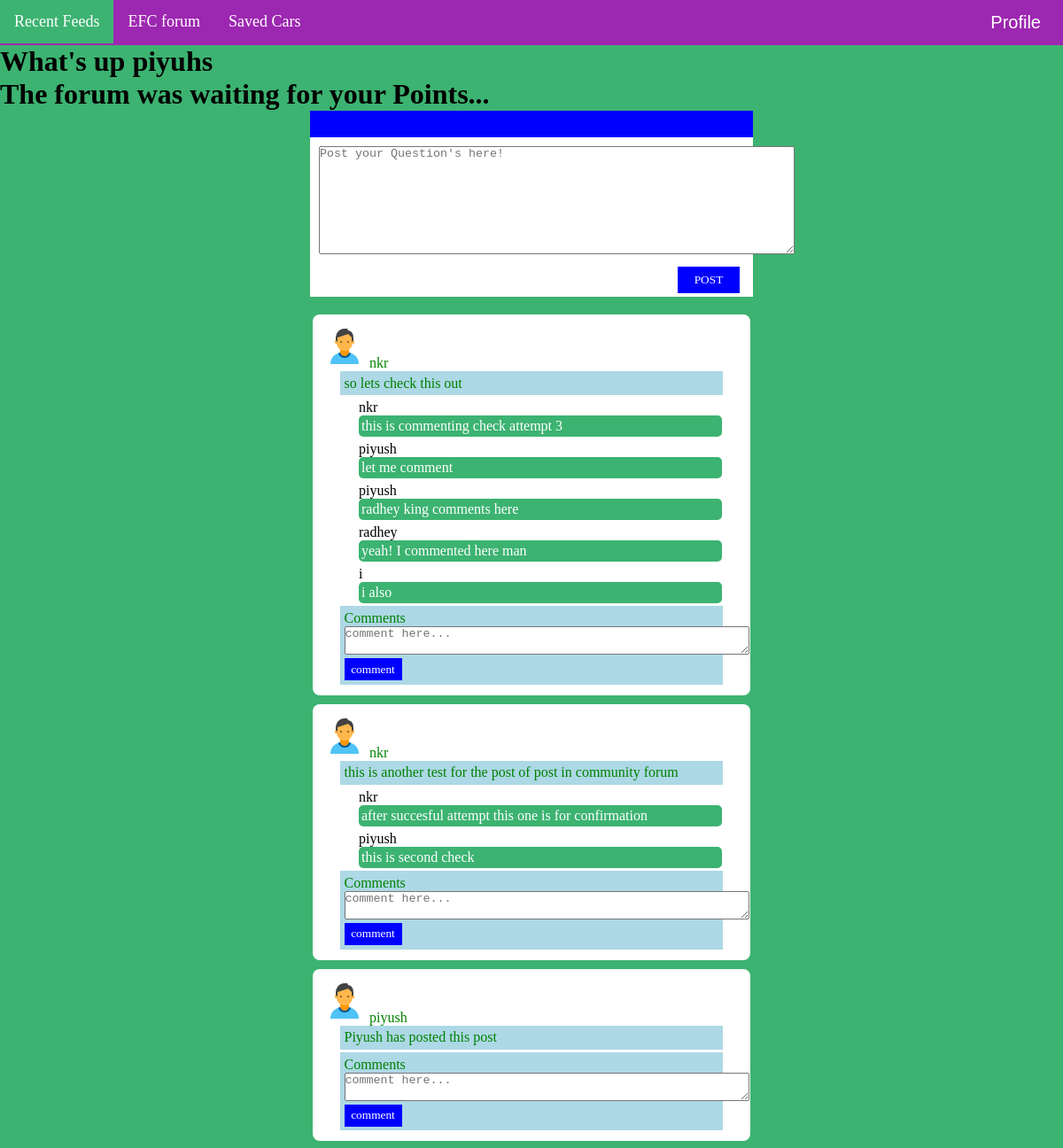
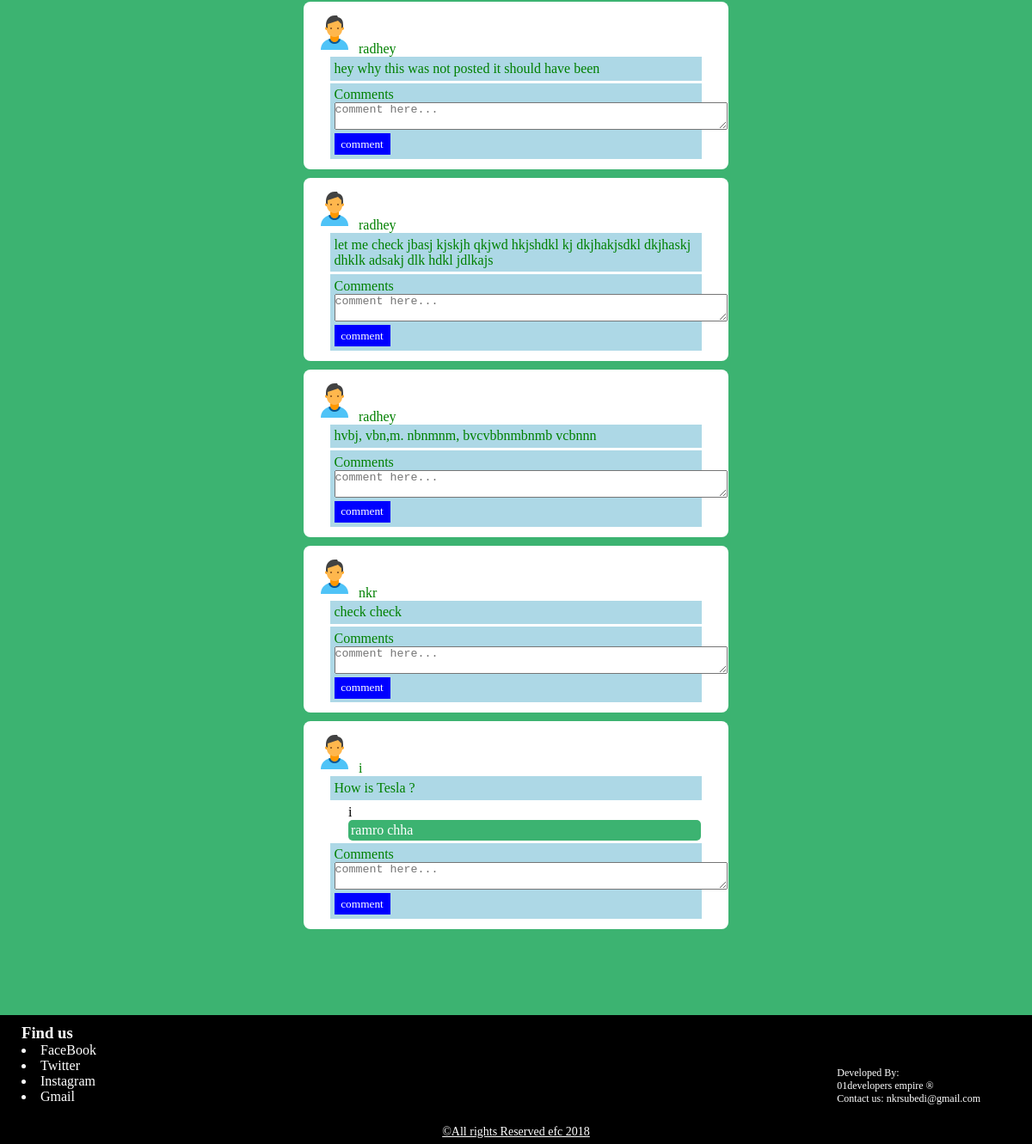
The page /efcforum.php (signed in) on the database its author committed (2 pictures, top to bottom).
### tables this page shows
CREATE TABLE `user_table` (
  `id` int(11) NOT NULL,
  `name` varchar(20) NOT NULL,
  `address` varchar(20) NOT NULL,
  `postal` varchar(20) NOT NULL,
  `gender` varchar(10) NOT NULL,
  `dob` date NOT NULL,
  `email` varchar(40) NOT NULL,
  `phone` varchar(20) NOT NULL,
  `username` varchar(30) NOT NULL,
  `password` varchar(20) NOT NULL,
  `usertype` varchar(20) NOT NULL
);

CREATE TABLE `forumquery` (
  `id` int(11) NOT NULL,
  `status` longtext NOT NULL,
  `username` varchar(40) NOT NULL
);

CREATE TABLE `forumconv` (
  `id` int(11) NOT NULL,
  `comment` longtext NOT NULL,
  `username` varchar(40) NOT NULL,
  `postid` int(11) NOT NULL
);

### actions/user.php (called while the page is built, shortened)
<?php
require("connections.php");
class User extends Connection
{
	public $id;
    public function setId($id)
	{
      $this->id = $id;
	}
	public function getUsers(){
		$query = "Select * from user_table where id='$this->id'";
		$res = mysqli_query($this->conn, $query);
		$userdata = mysqli_fetch_array($res);
		return $userdata;
	}
}
class statuspost extends connection
{
	public function Postget(){
    $select="select * from forumquery";
    $res=mysqli_query($this->conn,$select);
    return $res;
  }
}
class comment extends connection
{
  	public $postid;
  public function setPostid($upostid){
    $this->postid=$upostid;
  }
  public function SelectComments(){
    $selects="select * from forumconv where postid='$this->postid'";
    $rest=mysqli_query($this->conn,$selects);
    return $rest;
  }
}
?>

### actions/connections.php (called while the page is built, shortened)
<?php
class Connection
{
  private $username="root";
  private $hostname="localhost";
  private $password="";
  private $dbname="ecofriendlycars";
  public function __construct()
  {
    $this->conn = mysqli_connect($this->hostname,$this->username,$this->password,$this->dbname);
  }
}
?>

### efcforum.php (the view, shortened to what this page needs)
<?php
require("actions/user.php");
if(isset($_SESSION['uid']))
{
  $id = $_SESSION['uid'];
  $obj = new User;
  $obj-> setId($id);
  $userdata = $obj->getUsers();
  $name = $userdata['name'];
  $object = new statuspost;
 $status = $object->Postget();
}
?>
<!DOCTYPE html>
<html>
<head>
<link type="text/css" rel="stylesheet" href="CSS/users.css">
</head>
<body>
  <div class="navbar">
  <a href="actions/userhome.php">Recent Feeds</a>
  <a href="efcforum.php">EFC forum</a>
  <a href="savedcar.php">Saved Cars</a>
  <div class="dropdown" style="float: right">
    <button class="dropbtn">Profile
    </button>
  </div>
</div>
<h1>What's up <?php echo $name ?>
    <br> The forum was waiting for your Points...
  </h1>
<form action="actions/operation.php" method="post">
<div class="main" style="width: 500px; height: 210px; margin: auto;
font-family: Arial; color: green ; background-color: #fff; margin-bottom: 20px; ">
  <div id="statpart" style="width: 100%; height: 30px; text-align: center; background-color: blue; ">
  </div>
  <textarea name="statusup" style="margin: 10px; " rows="8" cols="65" placeholder="Post your Question's here!"></textarea>
  <input type="submit" name="post" value='POST' style="color: #fff;
  font-family: verdana; width:70px; height: 30px; background-color: blue;
  border:none; padding: 2px; float: right; margin-right: 15px;">
</div>
</form>
<?php
foreach($status as $post){
 ?>
  <div style="width: 470px; height: auto; padding: 1%; margin: auto;
  margin-top: 10px; font-family: verdana; color: green; background-color: #fff; border-radius: 8px;">
    <div style="width: 100px; height: auto;">
      <img src="images/user.png">
      <?php echo $post['username']; ?>
    </div>
    <div style="width: 90%; height: auto; padding: 1%; margin: auto; background-color: lightblue;">
      <?php echo $post['status']; ?>
    </div>
    <?php
            $pid=$post['id'];
             $usrcommentobj = new comment;
             $usrcommentobj->setPostid($pid);
             $usercomment = $usrcommentobj->SelectComments();
          foreach($usercomment as $comment){
            ?>
          <div class="commentator">
            <p style="margin-left: 40px; margin-top: 5px; color: #000 "><?php echo $comment['username']; ?>  </p>
          </div>
          <div class="comments" style="margin-left: 40px; margin-right: 20px; padding: 3px;
          background-color: #3CB371; border-radius: 5px; color: #fff; ">
          <?php echo $comment['comment']; ?>
          </div>
    <?php } ?>
    <div style="width: 90%; height: auto; padding: 1%; margin: auto; margin-top: 3px;  background-color: lightblue;">
    Comments
    <form action="actions/operation.php" method="post">
    <textarea name="ncomment" rows="2" cols="55" placeholder="comment here..."></textarea>
    <input type="submit" name="postcomment" value="comment" style="color: #fff; font-family: verdana; width:65px;
    height: 25px; background-color: blue; border:none; padding: 2px;">
    </form>
    </div>
  </div>
  <?php
}
 ?>
<footer>
<div style="width: 100%; height: 150px; background-color: #000; margin-top: 100px; color: #fff">
<div style="padding-top:10px; padding-left: 25px; font-family: verdana; float: left; ">
<h3>Find us</h3>
  <li>FaceBook</li>
  <li>Twitter</li>
  <li>Instagram</li>
  <li>Gmail</li>
</div>
<div style="float: right; margin-top: 60px; margin-right: 60px; font-size: 12px;">
  <p>Developed By: </p>
  01developers empire &reg; <br/>
   Contact us: nkrsubedi@gmail.com
</div>
<div style=" float: left; width: 100%; margin-top: 23px; text-align: center; font-size: 14px;">
  <u> &copy;All rights Reserved efc 2018</u>
</div>
</div>
</footer>
</body>
</html>

### CSS/users.css (style rules this page uses)
* { margin: 0; padding: 0; }
body { background-color: #3CB371; }
.navbar { overflow: hidden; background-color: #9C27B0; font-family: verdana; font-size: 18px; }
.navbar a { float: left; color: white; text-align: center; padding: 14px 16px; text-decoration: none; }
.dropdown .dropbtn { font-size: 20px; border: none; outline: none; color: white; padding: 14px 25px; background-color: inherit; }

### rows shown on the page
user_table: name "piyuhs"
forumquery: username "nkr", status "so lets check this out"
forumconv: username "nkr", comment "this is commenting check attempt 3"
forumconv: username "piyush", comment "let me comment"
forumconv: username "piyush", comment "radhey king comments here"
forumconv: username "radhey", comment "yeah! I commented here man"
forumconv: username "i", comment "i also"
forumquery: username "nkr", status "this is another test for the post of post in community forum"
forumconv: username "nkr", comment "after succesful attempt this one is for confirmation"
forumconv: username "piyush", comment "this is second check"
forumquery: username "piyush", status "Piyush has posted this post"
forumquery: username "radhey", status "hey why this was not posted it should have been"
forumquery: username "radhey", status "let me check jbasj kjskjh qkjwd hkjshdkl kj dkjhakjsdkl dkjhaskj dhklk adsakj dlk hdkl jdlkajs"
forumquery: username "radhey", status "hvbj, vbn,m. nbnmnm, bvcvbbnmbnmb vcbnnn"
forumquery: username "nkr", status "check check"
forumquery: username "i", status "How is Tesla ?"
forumconv: username "i", comment "ramro chha"
